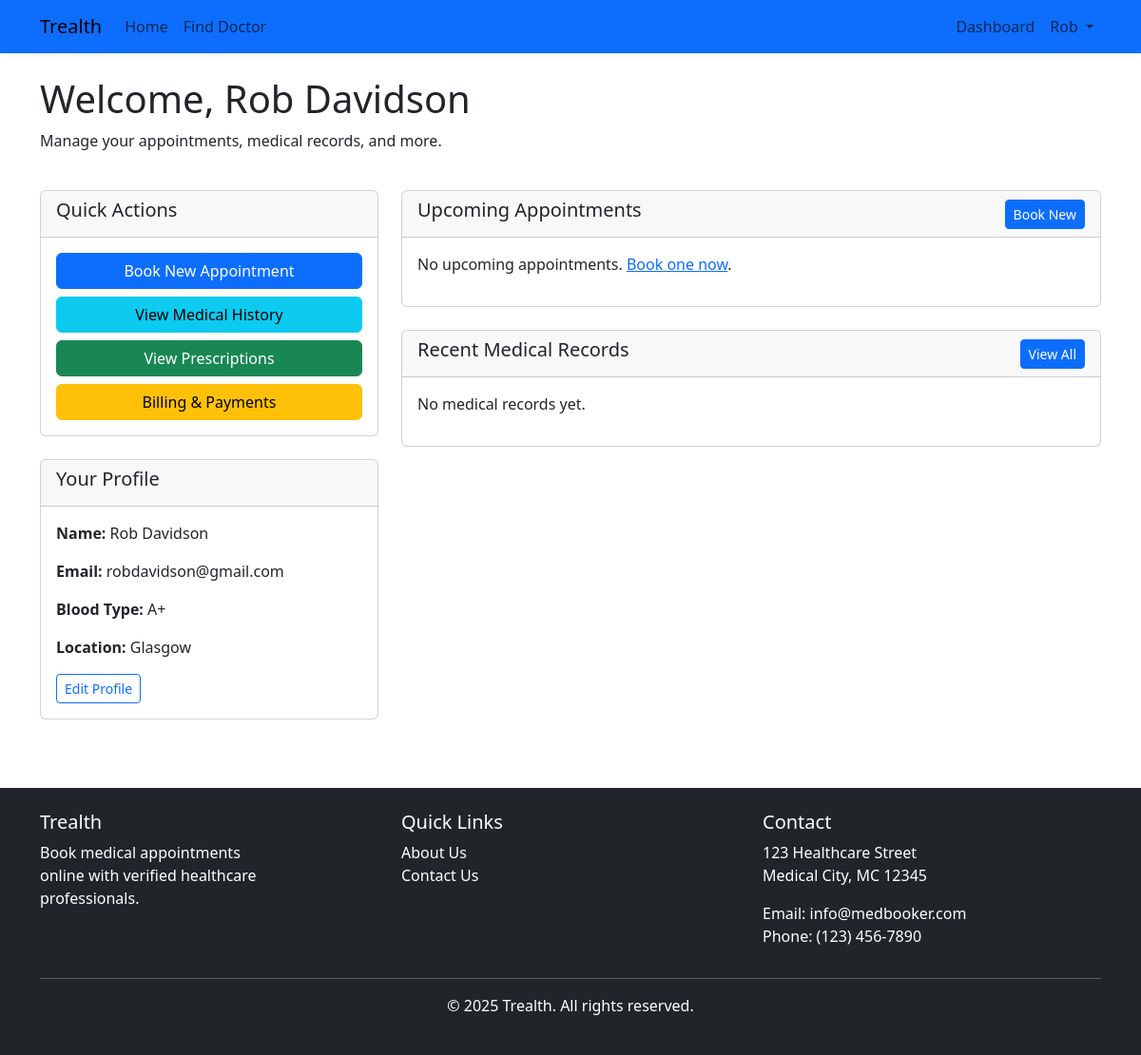
The app's page /patients/dashboard/ (signed in) with its own data.
### accounts/models.py (models this page shows)
class User(AbstractUser):
    USER_TYPE_CHOICES = (
        ('doctor', 'Doctor'),
        ('patient', 'Patient'),
        ('admin', 'Administrator'),
    )
    email = models.EmailField(unique=True)
    user_type = models.CharField(max_length=10, choices=USER_TYPE_CHOICES)
    USERNAME_FIELD = 'email'
    REQUIRED_FIELDS = ['first_name', 'last_name']
    objects = CustomUserManager()

### patients/models.py (models this page shows, shortened)
class Patient(models.Model):
    patient_id = models.AutoField(primary_key=True)
    user = models.OneToOneField(settings.AUTH_USER_MODEL, on_delete=models.CASCADE, related_name='patient_profile')
    full_name = models.CharField(max_length=255)
    date_of_birth = models.DateField()
    gender = models.CharField(max_length=10)
    blood_type = models.CharField(max_length=5)
    allergies = models.CharField(max_length=255, blank=True)
    emergency_contact = models.CharField(max_length=255)
    balance = models.DecimalField(max_digits=10, decimal_places=2, default=0.00)
    location = models.CharField(max_length=255)

### patients/views.py (the view)
# urls.py: path('dashboard/', views.dashboard, name='dashboard'),
@login_required
def dashboard(request):
    try:
        patient = Patient.objects.get(user=request.user)
        upcoming_appointments = Appointment.objects.filter(
            patient=patient,
            appointment_date__gte=timezone.now(),
            status='scheduled'
        ).order_by('appointment_date')
        recent_records = MedicalRecord.objects.filter(
            patient=patient
        ).order_by('-created_at')[:5]
        context = {
            'patient': patient,
            'upcoming_appointments': upcoming_appointments,
            'recent_records': recent_records,
        }
        return render(request, 'patients/dashboard.html', context)
    except Patient.DoesNotExist:
        messages.error(request, 'Patient profile not found. Please complete your profile.')
        return redirect('patients:profile')

### templates/patients/dashboard.html (shortened to what this page needs)
{% extends 'base.html' %}
{% block content %}
<div class="row">
    <div class="col-md-12">
        <h1>Welcome, {{ patient.full_name }}</h1>
        <p>Manage your appointments, medical records, and more.</p>
    </div>
</div>
<div class="row mt-4">
    <div class="col-md-4">
        <div class="card mb-4">
            <div class="card-header">
                <h5>Quick Actions</h5>
            </div>
            <div class="card-body">
                <a href="{% url 'patients:book_appointment' %}" class="btn btn-primary mb-2 w-100">Book New Appointment</a>
                <a href="{% url 'patients:medical_history' %}" class="btn btn-info mb-2 w-100">View Medical History</a>
                <a href="{% url 'patients:prescriptions' %}" class="btn btn-success mb-2 w-100">View Prescriptions</a>
                <a href="{% url 'patients:billing_payments' %}" class="btn btn-warning w-100">Billing & Payments</a>
            </div>
        </div>
        <div class="card mb-4">
            <div class="card-header">
                <h5>Your Profile</h5>
            </div>
            <div class="card-body">
                <p><strong>Name:</strong> {{ patient.full_name }}</p>
                <p><strong>Email:</strong> {{ patient.user.email }}</p>
                <p><strong>Blood Type:</strong> {{ patient.blood_type }}</p>
                <p><strong>Location:</strong> {{ patient.location }}</p>
                <a href="{% url 'patients:profile' %}" class="btn btn-sm btn-outline-primary">Edit Profile</a>
            </div>
        </div>
    </div>
    <div class="col-md-8">
        <div class="card mb-4">
            <div class="card-header d-flex justify-content-between align-items-center">
                <h5>Upcoming Appointments</h5>
                <a href="{% url 'patients:book_appointment' %}" class="btn btn-sm btn-primary">Book New</a>
            </div>
            <div class="card-body">
                {% if upcoming_appointments %}
                    <div class="list-group">
                        {% for appointment in upcoming_appointments %}
                            <a href="{% url 'patients:appointment_detail' appointment.appointment_id %}" class="list-group-item list-group-item-action">
                                <div class="d-flex w-100 justify-content-between">
                                    <h5 class="mb-1">Dr. {{ appointment.doctor.full_name }}</h5>
                                    <small>{{ appointment.appointment_date|date }}</small>
                                </div>
                                <p class="mb-1">Time: {{ appointment.appointment_date|time }}</p>
                                <p class="mb-1">Specialization: {{ appointment.doctor.specialization }}</p>
                                <small>Status: {{ appointment.get_status_display }}</small>
                            </a>
                        {% endfor %}
                    </div>
                {% else %}
                    <p>No upcoming appointments. <a href="{% url 'patients:book_appointment' %}">Book one now</a>.</p>
                {% endif %}
            </div>
        </div>
        <div class="card">
            <div class="card-header d-flex justify-content-between align-items-center">
                <h5>Recent Medical Records</h5>
                <a href="{% url 'patients:medical_history' %}" class="btn btn-sm btn-primary">View All</a>
            </div>
            <div class="card-body">
                {% if recent_records %}
                    <div class="list-group">
                        {% for record in recent_records %}
                            <a href="{% url 'medical_records:view_record' record.record_id %}" class="list-group-item list-group-item-action">
                                <div class="d-flex w-100 justify-content-between">
                                    <h5 class="mb-1">Dr. {{ record.doctor.full_name }}</h5>
                                    <small>{{ record.created_at|date }}</small>
                                </div>
                                <p class="mb-1">Diagnosis: {{ record.diagnosis|truncatechars:100 }}</p>
                            </a>
                        {% endfor %}
                    </div>
                {% else %}
                    <p>No medical records yet.</p>
                {% endif %}
            </div>
        </div>
    </div>
</div>
{% endblock %}

### templates/base.html (shortened to what this page needs)
<!DOCTYPE html>
<html lang="en">
<head>
    <link href="https://cdn.jsdelivr.net/npm/bootstrap@5.3.0-alpha1/dist/css/bootstrap.min.css" rel="stylesheet">
    <link rel="stylesheet" href="https://cdn.jsdelivr.net/npm/bootstrap-icons@1.10.0/font/bootstrap-icons.css">
</head>
<body>
    <nav class="navbar navbar-expand-lg navbar-light bg-primary  shadow-sm">
        <div class="container">
            <a class="navbar-brand" href="{% url 'core:home' %}">Trealth</a>
            <div class="collapse navbar-collapse" id="navbarNav">
                <ul class="navbar-nav me-auto">
                    {% if user.is_authenticated %}
                    {% if user.user_type == 'doctor' %}
                        <li class="nav-item">
                            <a class="nav-link" href="{% url 'doctors:dashboard' %}">Home</a>
                        </li>
                    {% elif user.user_type == 'patient' %}
                        <li class="nav-item">
                            <a class="nav-link" href="{% url 'patients:dashboard' %}">Home</a>
                        </li>
                        {% endif %}
                    {% endif %}
                    {% if user.is_authenticated and user.user_type == 'patient' %}
                    <li class="nav-item">
                        <a class="nav-link" href="{% url 'core:find_doctor' %}">Find Doctor</a>
                    </li>
                    {% endif %}
                </ul>
                <ul class="navbar-nav ms-auto">
                    {% if user.is_authenticated %}
                        {% if user.user_type == 'doctor' %}
                            <li class="nav-item">
                                <a class="nav-link" href="{% url 'doctors:dashboard' %}">Dashboard</a>
                            </li>
                        {% elif user.user_type == 'patient' %}
                            <li class="nav-item">
                                <a class="nav-link" href="{% url 'patients:dashboard' %}">Dashboard</a>
                            </li>
                        {% elif user.user_type == 'admin' %}
                            <li class="nav-item">
                                <a class="nav-link" href="{% url 'admin_portal:dashboard' %}">Admin</a>
                            </li>
                        {% endif %}
                        <li class="nav-item dropdown">
                            <a class="nav-link dropdown-toggle" href="#" id="navbarDropdown" role="button" data-bs-toggle="dropdown" aria-expanded="false">
                                {{ user.first_name }}
                            </a>
                        </li>
                    {% endif %}
                </ul>
            </div>
        </div>
    </nav>
    <div class="container mt-4">
        {% block content %}{% endblock %}
    </div>
    <footer class="bg-dark text-white py-4 mt-5">
        <div class="container">
            <div class="row">
                <div class="col-md-4">
                    <h5>Trealth</h5>
                    <div style="width: 70%;">
                        <p>Book medical appointments online with verified healthcare professionals.</p>
                    </div>
                </div>
                <div class="col-md-4">
                    <h5>Quick Links</h5>
                    <ul class="list-unstyled">
                        <li><a href="{% url 'core:about' %}" class="text-white" style="text-decoration: none;">About Us</a></li>
                        <li><a href="{% url 'core:contact' %}" class="text-white" style="text-decoration: none;">Contact Us</a></li>
                    </ul>
                </div>
                <div class="col-md-4">
                    <h5>Contact</h5>
                    <address>
                        <p>123 Healthcare Street<br>Medical City, MC 12345</p>
                        <p>Email: info@medbooker.com<br>Phone: (123) 456-7890</p>
                    </address>
                </div>
            </div>
            <hr>
            <div class="text-center">
                <p>&copy; 2025 Trealth. All rights reserved.</p>
            </div>
        </div>
    </footer>
</body>
</html>

### records on screen
User: first_name "Rob"
Patient: full_name "Rob Davidson", user.email "robdavidson@gmail.com", blood_type "A+", location "Glasgow"
